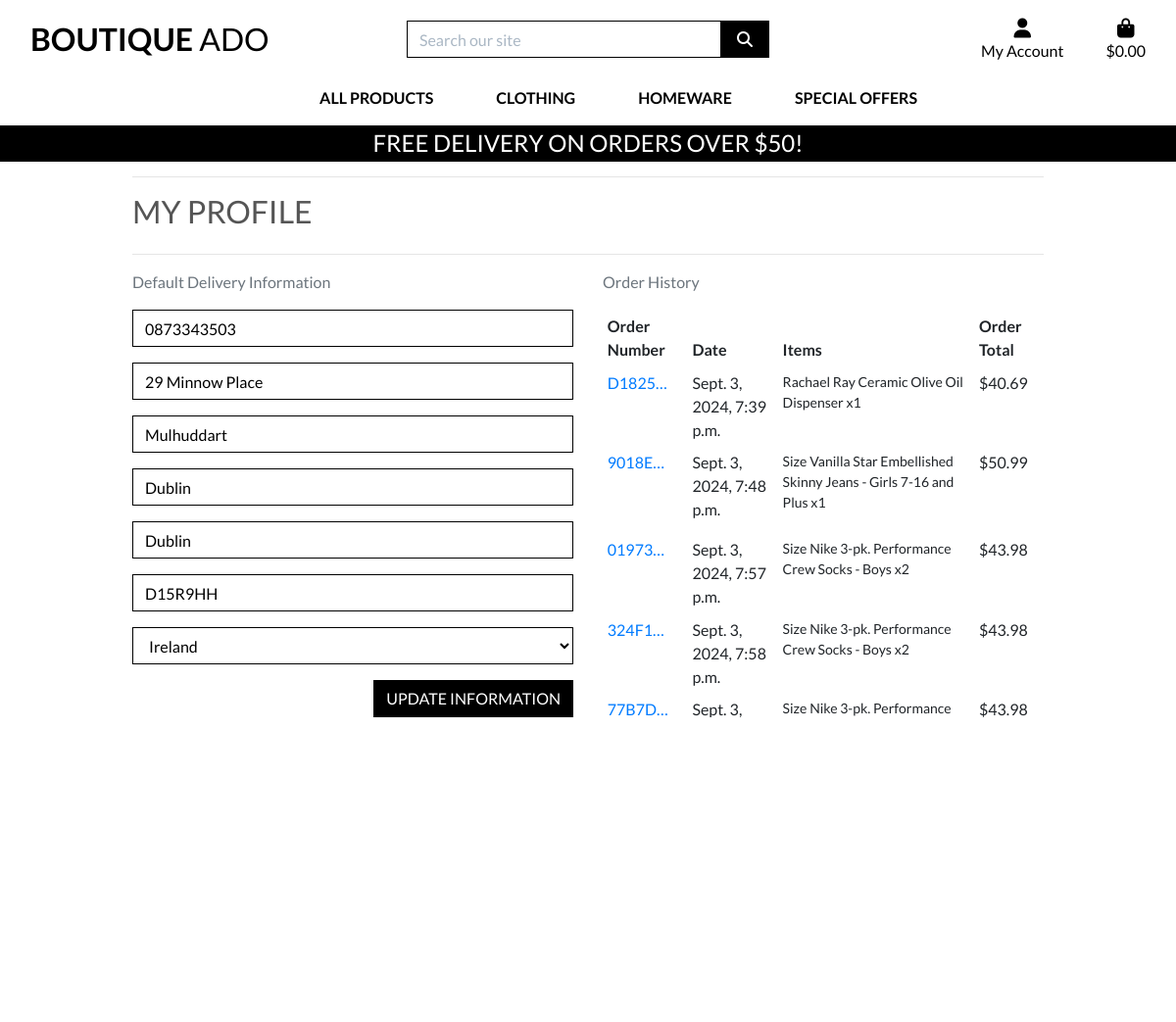
/profile/ (signed in), run on the app's committed database.
### profiles/models.py (models this page shows, shortened)
class UserProfile(models.Model):
    user = models.OneToOneField(User, on_delete=models.CASCADE)
    default_phone_number = models.CharField(max_length=20, null=True, blank=True)
    default_street_address1 = models.CharField(max_length=80, null=True, blank=True)
    default_street_address2 = models.CharField(max_length=80, null=True, blank=True)
    default_town_or_city = models.CharField(max_length=40, null=True, blank=True)
    default_county = models.CharField(max_length=80, null=True, blank=True)
    default_postcode = models.CharField(max_length=20, null=True, blank=True)
    default_country = CountryField(blank_label='Country', null=True, blank=True)

### checkout/models.py (models this page shows, shortened)
class Order(models.Model):
    order_number = models.CharField(max_length=32, null=False, editable=False)
    user_profile = models.ForeignKey(UserProfile, on_delete=models.SET_NULL,
                                     null=True, blank=True, related_name='orders')
    full_name = models.CharField(max_length=50, null=False, blank=False)
    email = models.EmailField(max_length=254, null=False, blank=False)
    phone_number = models.CharField(max_length=20, null=False, blank=False)
    country = CountryField(blank_label='Country *', null=False, blank=False)
    postcode = models.CharField(max_length=20, null=True, blank=True)
    town_or_city = models.CharField(max_length=40, null=False, blank=False)
    street_address1 = models.CharField(max_length=80, null=False, blank=False)
    street_address2 = models.CharField(max_length=80, null=True, blank=True)
    county = models.CharField(max_length=80, null=True, blank=True)
    date = models.DateTimeField(auto_now_add=True)
    delivery_cost = models.DecimalField(max_digits=6, decimal_places=2, null=False, default=0)
    order_total = models.DecimalField(max_digits=10, decimal_places=2, null=False, default=0)
    grand_total = models.DecimalField(max_digits=10, decimal_places=2, null=False, default=0)
    original_bag = models.TextField(null=False, blank=False, default='')
    stripe_pid = models.CharField(max_length=254, null=False, blank=False, default='')

class OrderLineItem(models.Model):
    order = models.ForeignKey(Order, null=False, blank=False, on_delete=models.CASCADE, related_name='lineitems')
    product = models.ForeignKey(Product, null=False, blank=False, on_delete=models.CASCADE)
    product_size = models.CharField(max_length=2, null=True, blank=True) # XS, S, M, L, XL
    quantity = models.IntegerField(null=False, blank=False, default=0)
    lineitem_total = models.DecimalField(max_digits=6, decimal_places=2, null=False, blank=False, editable=False)

### products/models.py (models this page shows, shortened)
class Product(models.Model):
    category = models.ForeignKey('Category', null=True, blank=True, on_delete=models.SET)
    sku = models.CharField(max_length=254, null=True, blank=True)
    name = models.CharField(max_length=254)
    description = models.TextField()
    has_sizes = models.BooleanField(default=False, null=True, blank=True)
    price = models.DecimalField(max_digits=6, decimal_places=2)
    rating = models.DecimalField(max_digits=6, decimal_places=2, null=True, blank=True)
    image_url = models.URLField(max_length=1024, null=True, blank=True)
    image = models.ImageField(null=True, blank=True)

### profiles/views.py (the view)
# urls.py: path('profile/', include('profiles.urls')),
@login_required
def profile(request):
    profile = get_object_or_404(UserProfile, user=request.user)
    if request.method == 'POST':
        form = UserProfileForm(request.POST, instance=profile)
        if form.is_valid():
            form.save()
            messages.success(request, 'Profile updated successfully')
        else:
            messages.error(request, 'Update failed. Please ensure the form is valid.')
    else:
        form = UserProfileForm(instance=profile)
    orders = profile.orders.all()
    template = 'profiles/profile.html'
    context = {
        'form': form,
        'orders': orders,
        'on_profile_page': True
    }
    return render(request, template, context)

### profiles/forms.py
class UserProfileForm(forms.ModelForm):
    class Meta:
        model = UserProfile
        exclude = ('user',)
    def __init__(self, *args, **kwargs):
        super().__init__(*args, **kwargs)
        placeholders = {
            'default_phone_number': 'Phone Number',
            'default_postcode': 'Postal Code',
            'default_town_or_city': 'Town or City',
            'default_street_address1': 'Street Address 1',
            'default_street_address2': 'Street Address 2',
            'default_county': 'County, State or Locality',
        }
        self.fields['default_phone_number'].widget.attrs['autofocus'] = True
        for field in self.fields:
            if field != 'default_country':
                if self.fields[field].required:
                    placeholder = f'{placeholders[field]} *'
                else:
                    placeholder = placeholders[field]
                self.fields[field].widget.attrs['placeholder'] = placeholder
            self.fields[field].widget.attrs['class'] = 'border-black rounded-0 profile-form-input'
            self.fields[field].label = False

### bag/contexts.py (called while the page is built, shortened)
def bag_contents(request):
    bag_items = []
    total = 0
    product_count = 0
    bag = request.session.get('bag', {})
    if total < settings.FREE_DELIVERY_THRESHOLD:
        delivery = total * Decimal(settings.STANDARD_DELIVERY_PERCENTAGE)
        free_delivery_delta = settings.FREE_DELIVERY_THRESHOLD - total
    else:
        delivery = 0
        free_delivery_delta = 0
    grand_total = delivery + total
    context = {
        'bag_items': bag_items,
        'total': total,
        'product_count': product_count,
        'delivery': delivery,
        'free_delivery_delta': free_delivery_delta,
        'free_delivery_threshold': settings.FREE_DELIVERY_THRESHOLD,
        'grand_total': grand_total,
    }
    return context

### profiles/templates/profiles/profile.html (shortened to what this page needs)
{% extends "base.html" %}
{% load static %}
{% block extra_css %}
    <link rel="stylesheet" href="{% static 'profiles/css/profile.css' %}">
{% endblock %}
{% block page_header %}
    <div class="container header-container">
    </div>
{% endblock %}
{% block content %}
    <div class="overlay"></div>
    <div class="container">
        <div class="row">
            <div class="col">
                <hr>
                <h2 class="logo-font mb-4">My Profile</h2>
                <hr>
            </div>
        </div>
        <div class="row">
            <div class="col-12 col-lg-6">
                <p class="text-muted">Default Delivery Information</p>
                <form class="mt-3" action="{% url 'profile' %}" method="POST" id="profile-update-form">
                    {{ form|crispy }}
                    <button class="btn btn-black rounded-0 text-uppercase float-right">Update Information</button>
                </form>
            </div>
            <div class="col-12 col-lg-6">
                <p class="text-muted">Order History</p>
                <div class="order-history table-responsive">
                    <table class="table table-sm table-borderless">
                        <thead>
                            <tr>
                                <th>Order Number</th>
                                <th>Date</th>
                                <th>Items</th>
                                <th>Order Total</th>
                            </tr>
                        </thead>
                        <tbody>
                            {% for order in orders %}
                                <tr>
                                    <td>
                                        <a href="{% url 'order_history' order.order_number %}"
                                        title="{{ order.order_number }}">
                                            {{ order.order_number|truncatechars:6 }}
                                        </a>
                                    </td>
                                    <td>{{ order.date }}</td>
                                    <td>
                                        <ul class="list-unstyled">
                                            {% for item in order.lineitems.all %}
                                                <li class="small">
                                                    {% if item.product.has_sizes %}
                                                        Size {{ item.product.size|upper }}
                                                    {% endif %}{{ item.product.name }} x{{ item.quantity }}
                                                </li>
                                            {% endfor %}
                                        </ul>
                                    </td>
                                    <td>${{ order.grand_total }}</td>
                                </tr>
                            {% endfor %}
                        </tbody>
                    </table>
                </div>
            </div>
        </div>
{% endblock %}

### static/css/base.css (style rules this page uses)
html { height: 100%; }
body { background: url('/media/homepage_background_cropped.jpg') no-repeat center center fixed; background-size: cover; height: calc(100vh - 164px); color: #555; font-family: 'Lato'; }
.logo-font { text-transform: uppercase; }
.btn-black { background: black; color: white; }
.border-black { border: 1px solid black !important; }
.overlay { height: 100%; width: 100%; top: 0; left: 0; position: fixed; background: white; z-index: -1; }
@media (min-width: 1200px) { .container { max-width: 80%; } }
@media (min-width: 992px) { .header-container { padding-top: 164px; } }

### profiles/static/profiles/css/profile.css (style rules this page uses)
.order-history { max-height: 416px; overflow-y: auto; }
#profile-update-form .form-control { color: #000; }
#profile-update-form input::placeholder { color: #aab7c4; }
#id_default_country, #id_default_country option:not(:first-child) { color: #000; }

### data on the page
UserProfile: default_phone_number "0873343503", default_street_address1 "29 Minnow Place", default_street_address2 "Mulhuddart", default_town_or_city "Dublin", default_county "Dublin", default_postcode "D15R9HH", default_country "Ireland"
Order: order_number "D1825…", date "Sept. 3, 2024, 7:39 p.m.", grand_total "40.69"
OrderLineItem: product.name "Rachael Ray Ceramic Olive Oil Dispenser", quantity "1"
Order: order_number "9018E…", date "Sept. 3, 2024, 7:48 p.m.", grand_total "50.99"
OrderLineItem: product.name "Vanilla Star Embellished Skinny Jeans - Girls 7-16 and Plus", quantity "1"
Order: order_number "01973…", date "Sept. 3, 2024, 7:57 p.m.", grand_total "43.98"
OrderLineItem: product.name "Nike 3-pk. Performance Crew Socks - Boys", quantity "2"
Order: order_number "324F1…", date "Sept. 3, 2024, 7:58 p.m.", grand_total "43.98"
OrderLineItem: product.name "Nike 3-pk. Performance Crew Socks - Boys", quantity "2"
Order: order_number "77B7D…", date "Sept. 3,…", grand_total "43.98"
OrderLineItem: product.name "Nike 3-pk. Performance…"

### other printed values
{{ free_delivery_threshold }} "50"
